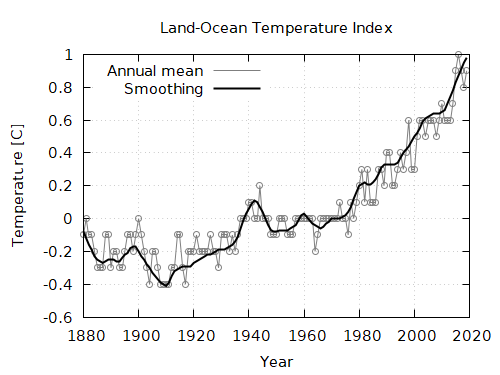

Recreate this plot in gnuplot.
aspect = 800.0 / 600.0
width = 500
height = width / aspect
set terminal pngcairo size width,height enhanced font ",11"
#set terminal png size width,height enhanced font ",11"
set output "temp.png"
set grid
set key left top
set title "Land-Ocean Temperature Index"
set xlabel "Year"
set ylabel "Temperature [C]"
plot \
	'temp.dat' using 1:2 with lines lc 'grey50' title "Annual mean", \
	'temp.dat' using 1:2 pt 6 lc 'grey50' notitle, \
	'temp.dat' using 1:3 with lines lc black lw 2 title "Smoothing"
